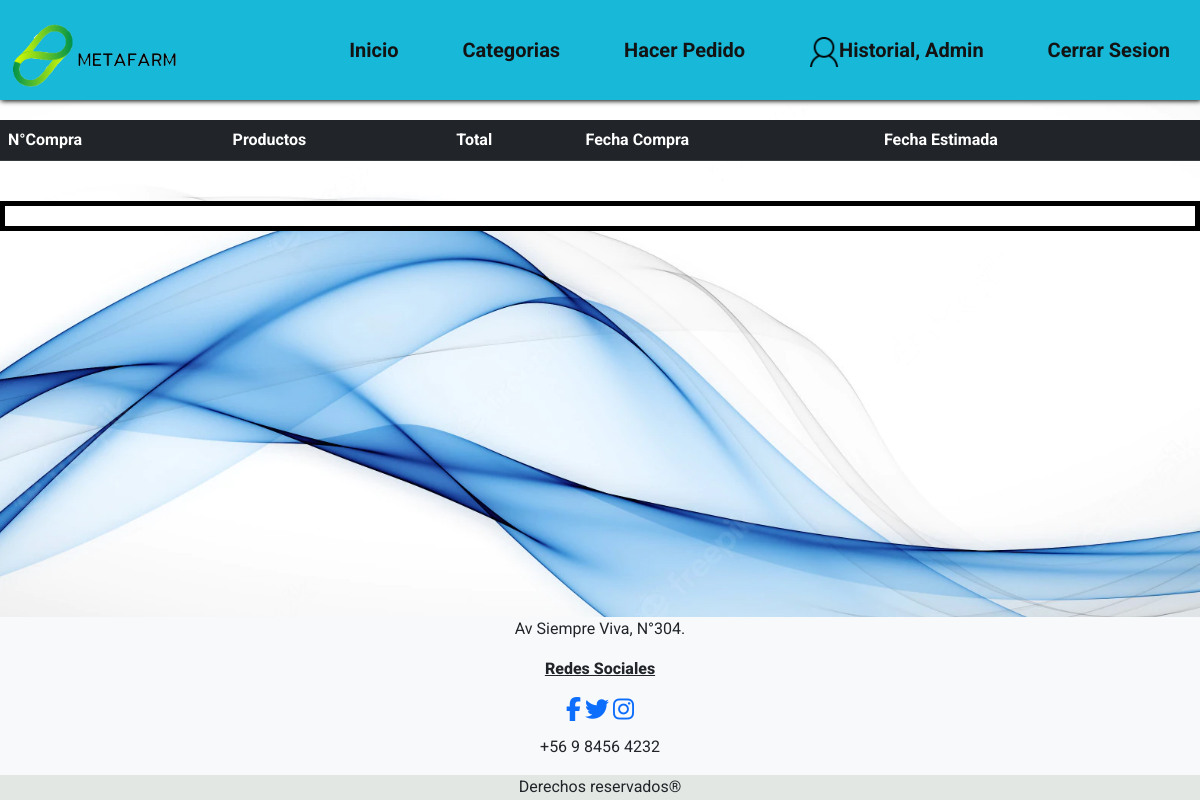
Before: /estadoDespacho/1 (signed in) with the older database file.
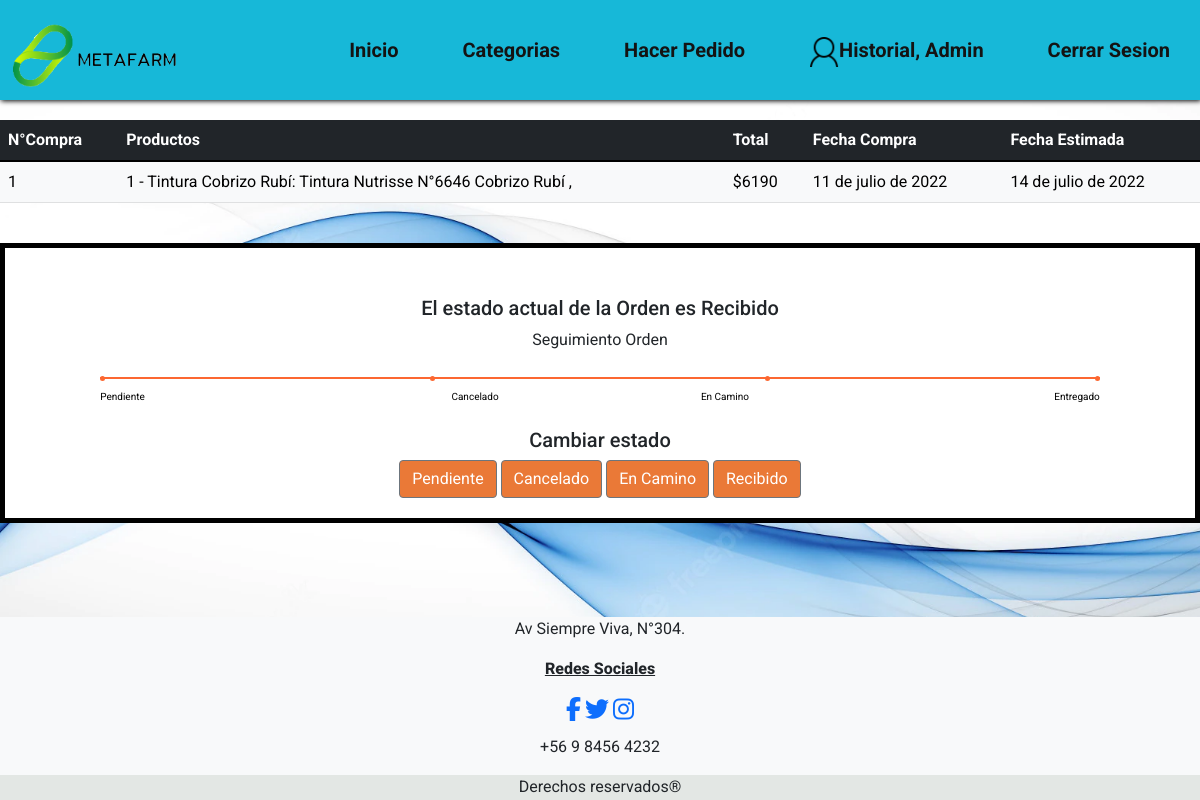
After: the same page with the newer database file.
### farmacia/models.py (models this page shows, shortened)
class HistorialCompras (models.Model):
    idCompra = models.AutoField(primary_key=True,verbose_name='Codigo Compra')
    Usuario = models.CharField(max_length=200, verbose_name='Usuario')
    Productos = models.CharField(max_length=200, verbose_name='Productos Comprados')
    valTotal = models.IntegerField(verbose_name='Valor Total')
    fechaCompra = models.DateField(verbose_name='Fecha Compra')
    estado = models.CharField(max_length=50, verbose_name='Estado', default='Pendiente')
    fechallega = models.DateField(default=datetime.today)

### farmacia/views.py (the view)
# urls.py: path('estadoDespacho/<idCompra>',estadoDespacho,name="des"),
def estadoDespacho(request,idCompra):
    despacho = HistorialCompras.objects.filter(idCompra=idCompra)
    datos= {'despacho':despacho}
    return render(request,'farmacia/estadoDespacho.html',datos)

### farmacia/context_processor.py (called while the page is built)
def total_carrito(request):
    total = 0
    desc = 0.95
    if request.user.is_authenticated:
        if "carrito" in request.session.keys():
            for key, value in request.session["carrito"].items():
                total += int(value["acumulado"])
        return {"total_carrito": round(total*desc)}
    else:
        if "carrito" in request.session.keys():
            for key, value in request.session["carrito"].items():
                total += int(value["acumulado"])
        return {"total_carrito": total}

### farmacia/templates/farmacia/estadoDespacho.html (shortened to what the changed rows need)
{% load static %}
<!DOCTYPE html>
<html lang="es">
<head>
    <link href="https://cdn.jsdelivr.net/npm/bootstrap@5.1.3/dist/css/bootstrap.min.css" rel="stylesheet" />
    <link rel="stylesheet" href="{% static 'farmacia/CSS/Style.css' %}" />
    <link rel="stylesheet" href="https://cdnjs.cloudflare.com/ajax/libs/font-awesome/4.7.0/cssfont-awesome.min.css">
</head>
<body>
    <main class="main wrapper">
        <div class="tabla_historial col-md-12">
            <table class="table table-light">
                <thead class="table-dark">
                        <tr>
                            <th>N°Compra</th>
                            <th>Productos</th>
                            <th>Total</th>
                            <th>Fecha Compra</th>
                            <th>Fecha Estimada</th>
                        </tr>
                    </thead>
                    <tbody>
                        {% if request.user.is_authenticated %}
                        {% for compras in despacho %}
                        <tr>
                        <td>{{compras.idCompra}}</td>
                        <td>{{compras.Productos}}</td>
                        <td>${{compras.valTotal}}</td>
                        <td>{{compras.fechaCompra}}</td>
                        <td>{{compras.fechallega}}</td>
                        </tr>
                        {% endfor %}
                        {% endif %}
                    </tbody>
            </table>
        </div>
        <div class="" id="visual">
            {% if request.user.is_authenticated %}
            {% for compras in despacho %}
            <br>
            <h5 id="statusOrd">El estado actual de la Orden es {{compras.estado}}</h5>
            <div class="tracking">
                <div class="titlebar">Seguimiento Orden</div>
            </div>
            {% if compras.estado == "Recibido" %}
            <div class="progress-track">
                <ul id="progressbar">
                    <li class="step0 active " id="step1"><a>Pendiente</a></li>
                    <li class="step0 active text-center" id="step2"><a>Cancelado</a></li>
                    <li class="step0 active text-right" id="step3"><a>En Camino</a></li>
                    <li class="step0 active text-left" id="step4"><a>Entregado</a></li>
                </ul>
            </div>
            {% endif %}
            <div id="estadoschange">
                {% if request.user.is_staff %}
                {% for compras in despacho %}
            <h5>Cambiar estado</h5>
                <a href= "{% url 'pendiente' compras.idCompra%}" id='state' class="btn btn-secondary">Pendiente</a>
                <a href= "{% url 'cancelado' compras.idCompra%}" id='state' class="btn btn-secondary">Cancelado</a>
                <a href= "{% url 'encamino' compras.idCompra%}" id='state' class="btn btn-secondary">En Camino</a>
                <a href= "{% url 'recibido' compras.idCompra%}" id='state' class="btn btn-secondary">Recibido</a>
            </div>
                {% endfor %}
                {% endif %}
            {% endfor %}
            {% endif %}
        </div>
    </main>
    </body>
</html>

Changed rows visible on the page:
added HistorialCompras: idCompra "1", Productos "1 - Tintura Cobrizo Rubí: Tintura Nutrisse N°6646 Cobrizo Rubí ,", valTotal "6190", fechaCompra "11 de julio de 2022", fechallega "14 de julio de 2022", estado "Recibido", shows "Pendiente"
